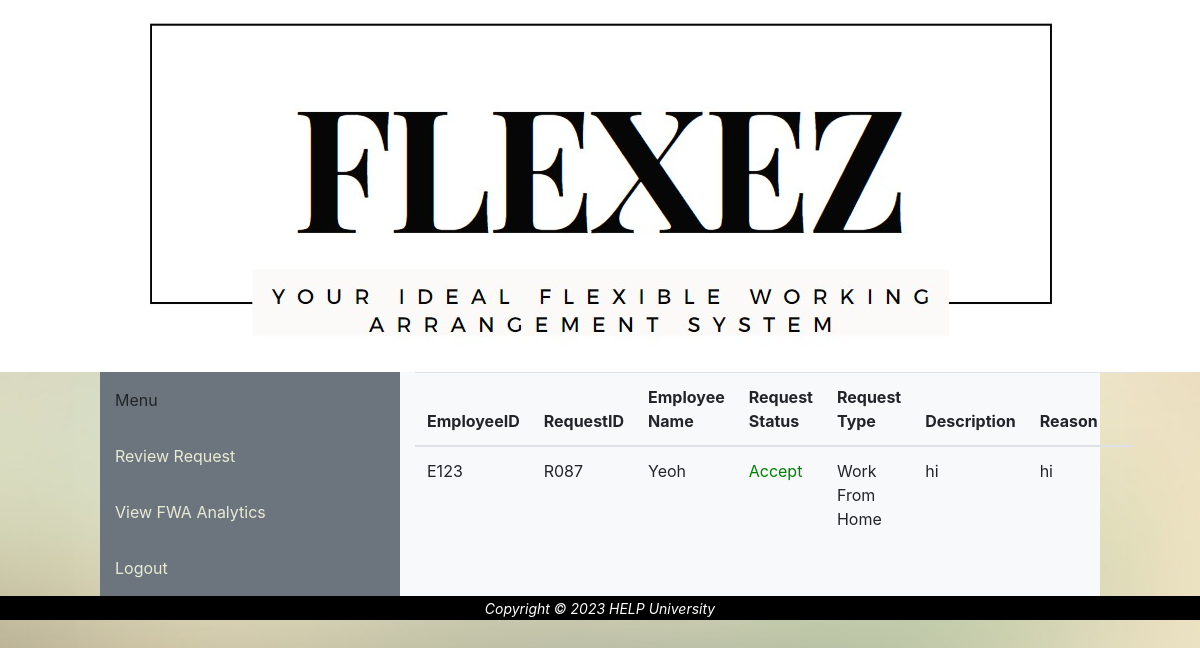
Page /RequestDetail.php?id=E123&rID=R087&workType=Work From Home on the committed database.
### tables this page shows
CREATE TABLE `request` (
  `requestID` varchar(10) NOT NULL,
  `employeeID` varchar(10) NOT NULL,
  `requestDate` date NOT NULL,
  `workType` varchar(20) NOT NULL,
  `description` varchar(50) NOT NULL,
  `reason` varchar(50) NOT NULL,
  `FWAstatus` varchar(10) NOT NULL,
  `comment` varchar(50) NOT NULL
);

CREATE TABLE `employee` (
  `employeeID` varchar(10) NOT NULL,
  `password` varchar(25) NOT NULL,
  `name` varchar(50) NOT NULL,
  `position` varchar(20) NOT NULL,
  `email` varchar(50) NOT NULL,
  `FWAstatus` varchar(14) NOT NULL,
  `SupervisorID` varchar(10) DEFAULT NULL,
  `deptID` varchar(10) NOT NULL
);

### RequestDetail.php (the view, shortened to what this page needs)
<?php
include 'headerSupervisor.php';
include 'db.php';
?>
<main>
    <table class='table'>
    <thead>
        <th>EmployeeID</th>
        <th>RequestID</th>
        <th>Employee Name</th>
        <th>Request Status</th>
        <th>Request Type</th>
        <th>Description</th>
        <th>Reason</th>
        <th></th>
    </thead>
    <form method="POST" action="submitRequestdb.php?<?php echo "id=$_GET[id]&rID=$_GET[rID]&workType=$_GET[workType]"?>">
<?php
    $sql = "SELECT request.*, employee.*, request.FWAstatus AS 'status'
    FROM request
    JOIN employee ON request.employeeID = employee.employeeID
    WHERE employee.employeeID='$_GET[id]'";
    $result = mysqli_query($db,$sql);
    while($row=mysqli_fetch_assoc($result)){
        $statusColor = "";
        if($row['status'] == "Accept"){
            $statusColor = "green";
        } elseif($row['status'] == "Reject"){
            $statusColor = "red";
        }
        elseif($row['status']=="Pending")
            $statusColor="blue";
        echo
        "
        <tr>
        <td>$row[employeeID]</a></td>
        <td>$row[requestID]</td>
        <td>$row[name]</td>
        <td style='color: $statusColor'>$row[status]</td>
        <td>$row[workType]</td>
        <td>$row[description]</td>
        <td>$row[reason]</td>
        ";
}
?>
    </table>
</main>
<?php
include 'footer.php';
?>

### PorSie.css (style rules this page uses)
html { overflow: hidden; height: 100%; }
body { margin: auto; text-align: center; background-image: url(img/bg.jpg); background-repeat: no-repeat; background-size: cover; background-attachment: fixed; background-position: center; font-family:'Times New Roman', Times, serif; overflow: auto; height: 100%; width: 100%; }
main { margin: auto; width: 100%; }
form { margin: auto; width: 70%; }

### rows in the picture
request: employeeID.employeeID "E123", requestID "R087", employeeID.name "Yeoh", FWAstatus "Accept", workType "Work From Home", description "hi", reason "hi"
